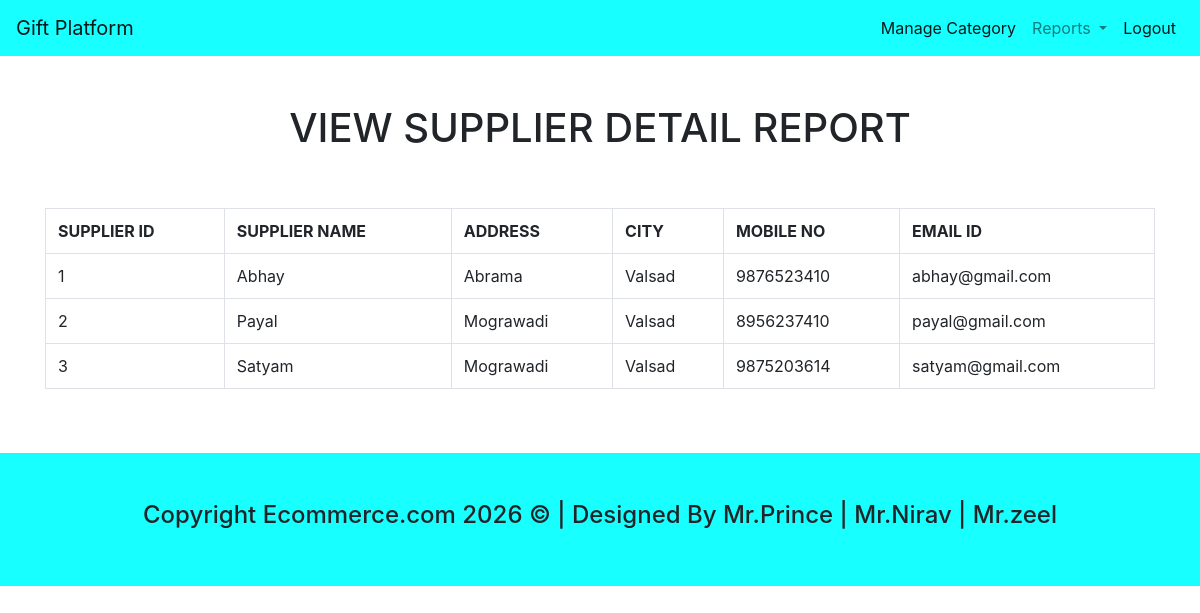
/admin_view_supplier_detail_report.php, run on the app's committed database.
### tables this page shows
CREATE TABLE IF NOT EXISTS `supplier_registration` (
  `supplier_id` int(10) NOT NULL,
  `supplier_name` varchar(50) NOT NULL,
  `address` varchar(200) NOT NULL,
  `city` varchar(10) NOT NULL,
  `mobile_no` varchar(10) NOT NULL,
  `email_id` varchar(50) NOT NULL,
  `password` varchar(10) NOT NULL,
  PRIMARY KEY (`supplier_id`)
);

### admin_view_supplier_detail_report.php (the view, shortened to what this page needs)
<?php
include("admin_header.php");
include("connect.php");
?>
<div class="container">
    <div class="row">
        <div class="col-md-12 text-center mt-5">
            <h1>VIEW SUPPLIER DETAIL REPORT</h1>
         </div>
    </div>
    <div class="row mt-5">
         <div class="col-md-12">
            <?php
                $res3=mysqli_query($con,"select * from supplier_registration");
                if(mysqli_num_rows($res3)>0)
                {
                    echo"<table class='table table-bordered'>
                           <tr>
                                <th> SUPPLIER ID</th>
                                <th> SUPPLIER NAME</th>
                                <th> ADDRESS</th>
                                <th> CITY</th>
                                <th> MOBILE NO</th>
                                <th> EMAIL ID</th>
                            </tr>";
                        while($r3=mysqli_fetch_array($res3))
                        {
                            echo "<tr>";
                            echo "<td>$r3[0]</td>";
                            echo "<td>$r3[1]</td>";
                            echo "<td>$r3[2]</td>";
                            echo "<td>$r3[3]</td>";
                            echo "<td>$r3[4]</td>";
                            echo "<td>$r3[5]</td>";
                            echo "</tr>";
                        }
                    echo "</table>";
                }
                else
                {
                    echo "<h2>No Order Found</h2>";
                }
            ?>
        </div>
    </div>
</div>
<?php
include("footer.php");
?>

### data on the page
supplier_registration: supplier_id "1", supplier_name "Abhay", address "Abrama", city "Valsad", mobile_no "9876523410", email "abhay@gmail.com"
supplier_registration: supplier_id "2", supplier_name "Payal", address "Mograwadi", city "Valsad", mobile_no "8956237410", email "payal@gmail.com"
supplier_registration: supplier_id "3", supplier_name "Satyam", address "Mograwadi", city "Valsad", mobile_no "9875203614", email "satyam@gmail.com"
